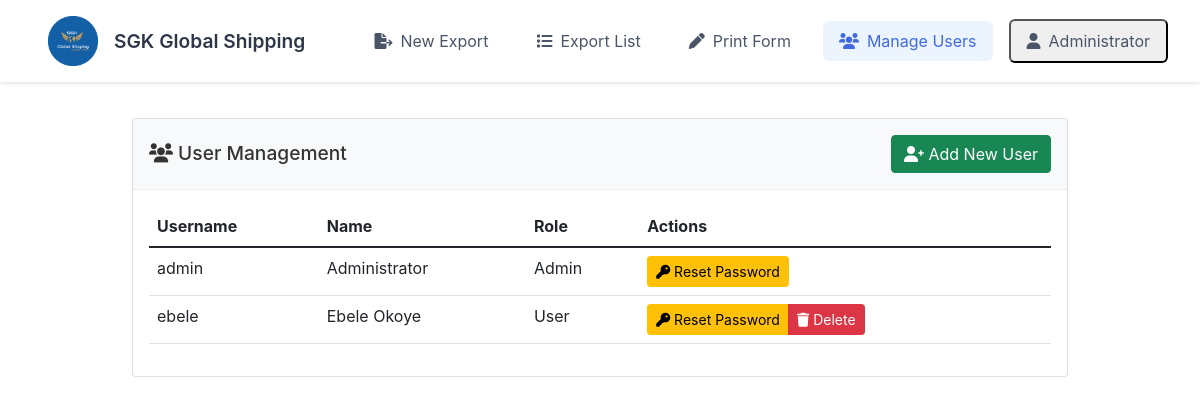
Before: /admin/users (signed in) with the older database file.
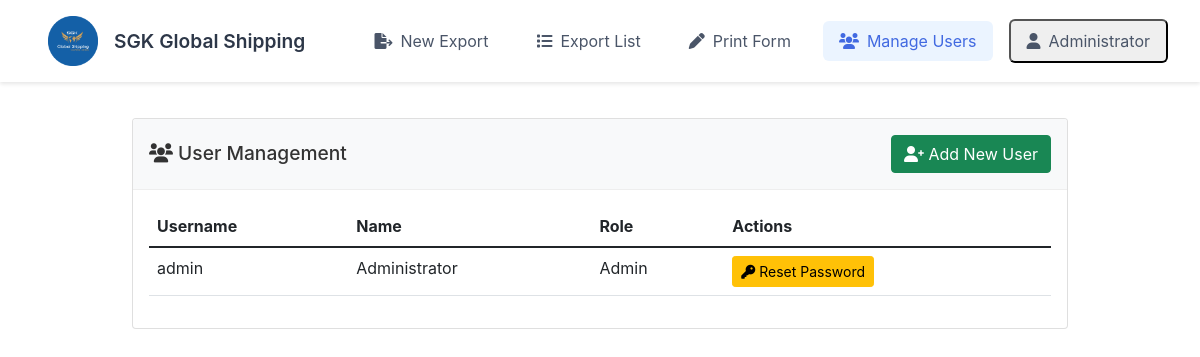
After: the same page with the newer database file.
### app.py (models this page shows, shortened)
class User(UserMixin, db.Model):
    id = db.Column(db.Integer, primary_key=True)
    username = db.Column(db.String(80), unique=True, nullable=False)
    password_hash = db.Column(db.String(120), nullable=False)
    name = db.Column(db.String(100), nullable=False)
    is_admin = db.Column(db.Boolean, default=False)

### app.py (the view)
@app.route('/admin/users')
@login_required
def manage_users():
    if not current_user.is_admin:
        flash('Access denied', 'danger')
        return redirect(url_for('new_export'))
    users = User.query.all()
    return render_template('manage_users.html', users=users)

### app.py (called while the page is built)
@login_manager.user_loader
def load_user(user_id):
    return db.session.get(User, int(user_id))

@app.before_request
def log_request_info():
    logger.debug('-------------------------')
    logger.debug(f'Endpoint: {request.endpoint}')
    logger.debug(f'Method: {request.method}')
    logger.debug(f'URL: {request.url}')
    logger.debug('-------------------------')

### templates/manage_users.html (shortened to what this page needs)
{% extends "base.html" %}
{% block content %}
<div class="container mt-5">
    <div class="card">
        <div class="card-header d-flex justify-content-between align-items-center">
            <h2><i class="fas fa-users"></i> User Management</h2>
            <a href="{{ url_for('create_user') }}" class="btn btn-success">
                <i class="fas fa-user-plus"></i> Add New User
            </a>
        </div>
        <div class="card-body">
            <div class="table-responsive">
                <table class="table table-hover">
                    <thead>
                        <tr>
                            <th>Username</th>
                            <th>Name</th>
                            <th>Role</th>
                            <th>Actions</th>
                        </tr>
                    </thead>
                    <tbody>
                        {% for user in users %}
                        <tr>
                            <td>{{ user.username }}</td>
                            <td>{{ user.name }}</td>
                            <td>{{ "Admin" if user.is_admin else "User" }}</td>
                            <td>
                                <div class="btn-group" role="group">
                                    <button type="button" class="btn btn-sm btn-warning"
                                            onclick="resetPassword('{{ user.id }}')">
                                        <i class="fas fa-key"></i> Reset Password
                                    </button>
                                    {% if not user.is_admin or current_user.id != user.id %}
                                    <button type="button" class="btn btn-sm btn-danger"
                                            onclick="deleteUser('{{ user.id }}', '{{ user.username }}')">
                                        <i class="fas fa-trash"></i> Delete
                                    </button>
                                    {% endif %}
                                </div>
                            </td>
                        </tr>
                        {% endfor %}
                    </tbody>
                </table>
            </div>
        </div>
    </div>
</div>
{% endblock %}

### templates/base.html (shortened to what this page needs)
<!DOCTYPE html>
<html lang="en">
<head>
    <link href="https://cdn.jsdelivr.net/npm/bootstrap@5.1.3/dist/css/bootstrap.min.css" rel="stylesheet">
    <link rel="stylesheet" href="{{ url_for('static', filename='css/styles.css') }}">
    <link rel="stylesheet" href="https://cdnjs.cloudflare.com/ajax/libs/font-awesome/6.0.0/css/all.min.css">
</head>
<body>
    <nav class="main-nav sticky-nav">
        <div class="nav-brand">
            <img src="{{ url_for('static', filename='images/SGKlogo.png') }}" alt="SGK Global Shipping" class="nav-logo">
            <span class="brand-text">SGK Global Shipping</span>
        </div>
        {% if current_user.is_authenticated %}
        <div class="nav-links">
            <a href="{{ url_for('new_export') }}" class="nav-link {% if request.endpoint == 'new_export' %}active{% endif %}">
                <i class="fas fa-file-export"></i> New Export
            </a>
            <a href="{{ url_for('list_exports') }}" class="nav-link {% if request.endpoint == 'list_exports' %}active{% endif %}">
                <i class="fas fa-list"></i> Export List
            </a>
            <a href="{{ url_for('print_form_template') }}" class="nav-link">
                <i class="fas fa-pen"></i> Print Form
            </a>
            {% if current_user.is_admin %}
            <a href="{{ url_for('manage_users') }}" class="nav-link {% if request.endpoint == 'manage_users' %}active{% endif %}">
                <i class="fas fa-users"></i> Manage Users
            </a>
            {% endif %}
            <div class="user-menu dropdown">
                <button class="nav-link dropdown-toggle" type="button" id="userDropdown" data-bs-toggle="dropdown" aria-expanded="false">
                    <i class="fas fa-user"></i>
                    <span class="user-name">{{ current_user.name }}</span>
                </button>
            </div>
        </div>
        {% endif %}
    </nav>
    <main class="main-content">
        {% block content %}{% endblock %}
    </main>
</body>
</html>

### static/css/styles.css (style rules this page uses)
body { font-family: -apple-system, BlinkMacSystemFont, 'Segoe UI', Roboto, sans-serif; max-width: 1000px; margin: 0 auto; padding: 20px; color: #333; }
.main-nav { background: #fff; box-shadow: 0 2px 4px rgba(0,0,0,0.1); padding: 1rem 0; margin-bottom: 2rem; }
.nav-logo { display: flex; align-items: center; }
.nav-links { display: flex; gap: 1rem; }
.nav-link { color: #4169E1; text-decoration: none; padding: 0.5rem 1rem; border-radius: 4px; transition: background-color 0.2s; display: flex; align-items: center; gap: 0.5rem; }
.nav-link.active { background-color: #4169E1; color: white; }
.card-header { background: #f8f9fa; padding: 1rem; border-bottom: 1px solid #eee; display: flex; align-items: center; gap: 0.5rem; }
.card-header h2 { margin: 0; font-size: 1.2rem; color: #333; }

### templates/base.html (style rules this page uses)
body { padding-top: 70px; }
.sticky-nav { position: fixed; top: 0; left: 0; right: 0; z-index: 1000; background: white; transition: all 0.3s ease; }
.main-nav { display: flex; justify-content: space-between; align-items: center; padding: 0.5rem 2rem; background: white; box-shadow: 0 2px 4px rgba(0,0,0,0.1); }
.nav-brand { display: flex; align-items: center; gap: 1rem; padding: 0.5rem 1rem; }
.nav-logo { width: 50px; height: auto; object-fit: contain; }
.brand-text { font-size: 1.2rem; font-weight: 600; color: #2d3748; white-space: nowrap; }
.nav-links { display: flex; gap: 1rem; align-items: center; }
.nav-link { display: flex; align-items: center; gap: 0.5rem; padding: 0.5rem 1rem; color: #4a5568; text-decoration: none; border-radius: 0.375rem; transition: all 0.2s ease; }
.nav-link.active { background: #ebf4ff; color: #4169E1; }
.user-menu { position: relative; }
.user-menu .nav-link { display: flex; align-items: center; gap: 0.5rem; cursor: pointer; }
.dropdown-toggle::after { display: none; }

Changed rows visible on the page:
removed User: username "ebele", name "Ebele Okoye", is_admin "User"
